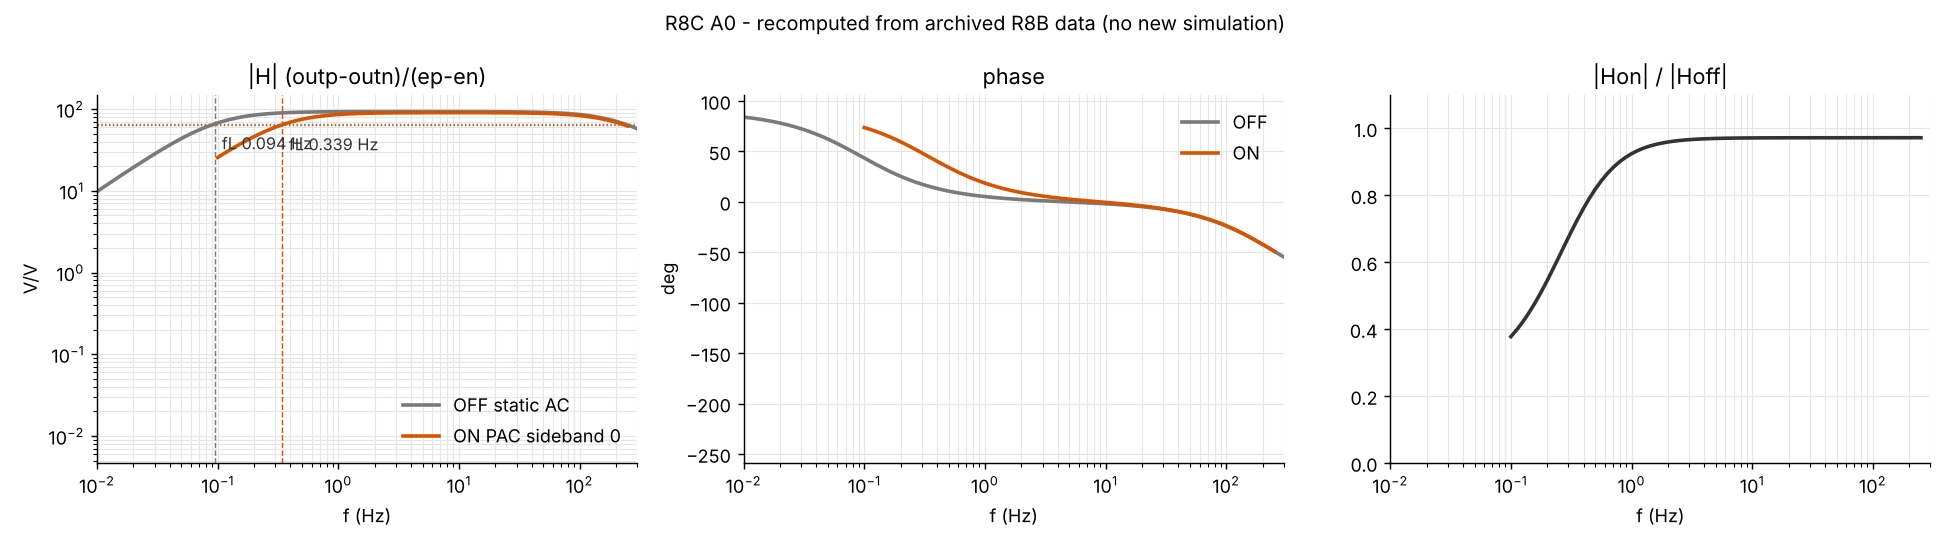

Generate this figure with Python:
"""R8C Stage A0: zero-cost recomputation of fL_flat from the archived R8B data (read-only).
Inputs: ../round8b/raw/gateA/A_off_ac.csv (static AC, chopper OFF, 1 mHz-100 kHz),
        ../round8b/raw/gateC/B_pac_pac.csv (PAC sideband 0, chopper ON, 0.1-250 Hz),
        ../round8b/raw/gateC/B_pac_netlist.scs (definition checks).
Outputs: r8c_a0_fl.csv, r8c_a0_checks.txt, r8c_a0.png"""
import math, re, os
from r8c_lib import read, fl_flat, interp
R = '../round8b/raw'
off = read(f'{R}/gateA/A_off_ac.csv'); on = read(f'{R}/gateC/B_pac_pac.csv')
fo = [r['f_Hz'] for r in off]; mo = [r['abs_Hoff'] for r in off]; po = [r['ph_Hoff'] for r in off]
fn = [r['f_Hz'] for r in on]; mn = [r['abs_Hon'] for r in on]; pn = [r['ph_Hon'] for r in on]
rows = []
for name, f, m in (('OFF static AC (R8B gate A)', fo, mo), ('ON PAC sb0 (R8B gate C)', fn, mn)):
    for how in ('mean', 'max'):
        fl, P = fl_flat(f, m, how)
        rows.append((name, how, P, fl))
with open('r8c_a0_fl.csv', 'w') as fh:
    fh.write('case,plateau_def,plateau_VV,fL_flat_Hz\n')
    for r in rows: fh.write('%s,%s,%.6g,%s\n' % (r[0], r[1], r[2], '%.6g' % r[3] if r[3] else 'none'))
    fh.write('\nf_Hz,absHoff,absHon,Hon_over_Hoff,phHoff_deg,phHon_deg\n')
    for f, m, p in zip(fn, mn, pn):
        a = interp(fo, mo, f); b = interp(fo, po, f)
        fh.write('%.6g,%.6g,%.6g,%.6g,%.6g,%.6g\n' % (f, a, m, m / a, b, p))
for r in rows: print('%-28s %-4s plateau %.4f  fL %s' % (r[0], r[1], r[2], r[3]))
# definition checks from the archived PAC netlist
net = open(f'{R}/gateC/B_pac_netlist.scs').read().replace('\\\n', ' ')
chk = []
def c(ok, msg): chk.append(('PASS' if ok else 'FAIL') + '  ' + msg)
c(re.search(r'^pac\s+pac\s+sweeptype=relative\s+relharmnum=0', net, re.M) is not None, 'PAC sweeptype=relative relharmnum=0 (sideband 0 = baseband input)')
for ck in ('VCKBB', 'VCKB', 'VCKAB', 'VCKA'):
    m = re.search(r'^%s \(.*?\) vsource (.*?)(?=^\S)' % ck, net, re.M | re.S)
    c(m is not None and 'pacmag=0' in m.group(1), f'{ck} pacmag=0 (clock carries no PAC stimulus)')
mp = re.search(r'^VSP \(ep0 body\) vsource (.*?)(?=^\S)', net, re.M | re.S).group(1)
mn_ = re.search(r'^VSN \(en0 body\) vsource (.*?)(?=^\S)', net, re.M | re.S).group(1)
c('pacmag=pacd' in mp and 'pacphase=0' in mp, 'VSP pacmag=pacd pacphase=0')
c('pacmag=pacd' in mn_ and 'pacphase=180' in mn_, 'VSN pacmag=pacd pacphase=180')
c(re.search(r'\bpacd=1(\.0)?\b', net) is not None, 'pacd=1 -> ep-en = 2 V nominal')
vd = [r['abs_vd_pac'] for r in on]; c(all(abs(x - 2) < 1e-9 for x in vd), 'measured |V(ep)-V(en)| sideband 0 = 2.000 V at all %d points (transfer divides by the measured value)' % len(vd))
c(all(abs(r['ph_vd_pac']) < 1e-6 for r in on), 'measured phase of V(ep)-V(en) = 0 deg')
sv = re.search(r'^save (.*?)(?=^\S)', net, re.M | re.S).group(1).split()
c('outp' in sv and 'outn' in sv, 'outp and outn saved; transfer = (outp-outn)/(ep-en) (ece203_r8_noise.il r8Periodic)')
c('readpss="/tmp/lix015_r8b/pss_converged.pss"' in net, 'PAC run reads the converged PSS')
conv = open(f'{R}/gateC/B_pac_convergence_lines.txt').read()
c('achieved in 1 shooting-Newton' in conv, 'PSS re-check in the PAC run: "achieved in 1 shooting-Newton iterations"')
open('r8c_a0_checks.txt', 'w').write('\n'.join(chk) + '\n')
print('\n'.join(chk))
# plot
import matplotlib; matplotlib.use('Agg'); import matplotlib.pyplot as plt
fig, ax = plt.subplots(1, 3, figsize=(15, 4.2))
off_c, on_c = '#7a7a7a', '#d45500'
for a in ax: a.grid(True, which='both', color='#e6e6e6', lw=0.6); a.set_xscale('log'); a.set_xlim(0.01, 300); a.spines[['top', 'right']].set_visible(False)
ax[0].loglog(fo, mo, color=off_c, lw=2, label='OFF static AC'); ax[0].loglog(fn, mn, color=on_c, lw=2, label='ON PAC sideband 0')
for name, how, P, fl in rows:
    if how == 'mean' and fl:
        col = off_c if name.startswith('OFF') else on_c
        ax[0].axhline(P / math.sqrt(2), color=col, lw=0.8, ls=':'); ax[0].axvline(fl, color=col, lw=0.8, ls='--')
        ax[0].annotate('fL %.3f Hz' % fl, (fl, P / math.sqrt(2)), textcoords='offset points', xytext=(4, -14), color='#333', fontsize=9)
ax[0].set_title('|H| (outp-outn)/(ep-en)'); ax[0].set_xlabel('f (Hz)'); ax[0].set_ylabel('V/V'); ax[0].legend(frameon=False)
ax[1].semilogx(fo, po, color=off_c, lw=2, label='OFF'); ax[1].semilogx(fn, pn, color=on_c, lw=2, label='ON'); ax[1].set_title('phase'); ax[1].set_xlabel('f (Hz)'); ax[1].set_ylabel('deg'); ax[1].legend(frameon=False)
ratio = [m / interp(fo, mo, f) for f, m in zip(fn, mn)]
ax[2].semilogx(fn, ratio, color='#333', lw=2); ax[2].set_ylim(0, 1.1); ax[2].set_title('|Hon| / |Hoff|'); ax[2].set_xlabel('f (Hz)')
fig.suptitle('R8C A0 - recomputed from archived R8B data (no new simulation)', fontsize=11); fig.tight_layout(); fig.savefig('r8c_a0.png', dpi=130)
